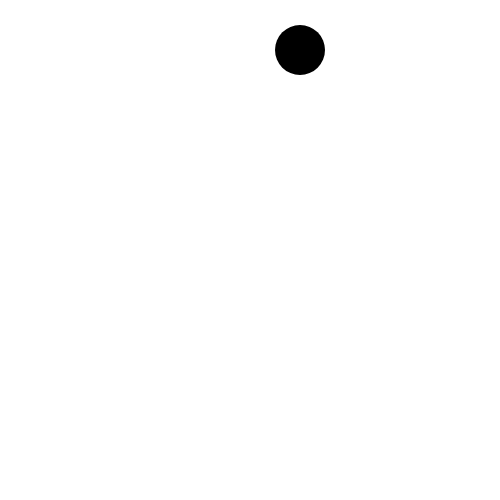
Frame 1 (no input)
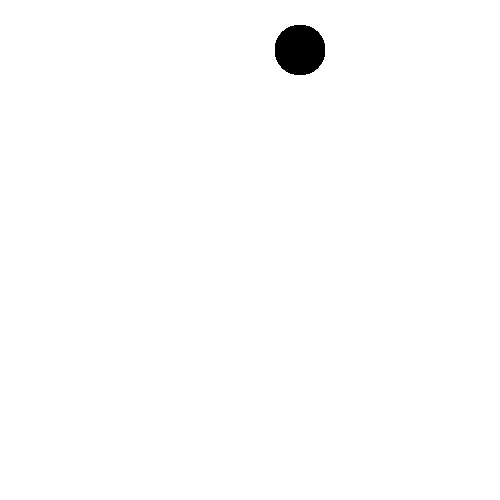
Frame 60 (no input)
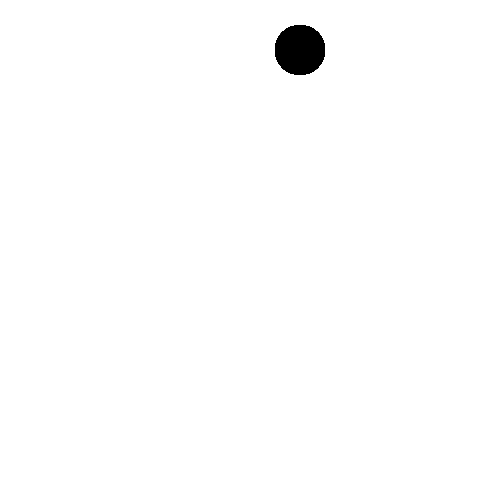
Frame 120 (the mouse pressed at the canvas centre since frame 60)

The p5.js sketch that drew these frames (run headless with seeded random() and noise() and a simulated clock; from frame 60 on, the mouse is pressed at the canvas centre):

// p5.js sketch
// ── sketch.js
function setup() {
    createCanvas(500, 500);
    background(255);
  
}

function draw() {
  noStroke();
  fill(0);
  ellipse(300, 50, 50, 50);
}
